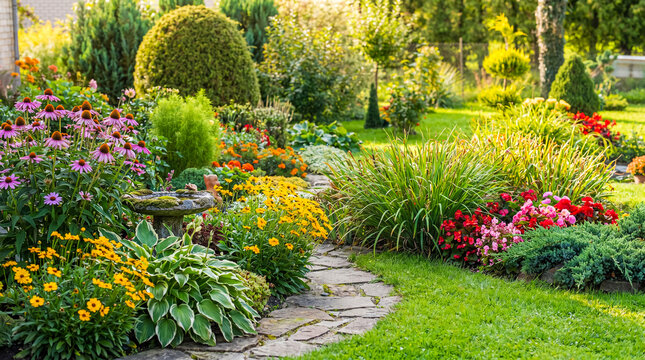
#> input picture src/data/input_image.jpg, 645 x 360 px
$ python kmeans_image.py
#> lines starting #> are read from the running program, lines starting #| are printed output that depends on the picture
from pathlib import Path

import numpy as np
import matplotlib.pyplot as plt

from PIL import Image
from sklearn.cluster import KMeans


ROOT = Path(__file__).resolve().parents[2]

IMAGE = ROOT / "src" / "data" / "input_image.jpg"

OUT = ROOT / "reports" / "figures"

OUT.mkdir(
    parents=True,
    exist_ok=True
)


def run():

    print("\n" + "=" * 50)
    print("--- K-MEANS IMAGE SEGMENTATION ---")

    print(
        f"Loading image: {IMAGE}"
    )

    img = (
        Image.open(IMAGE)
        .convert("RGB")
        .resize((300, 300))
    )
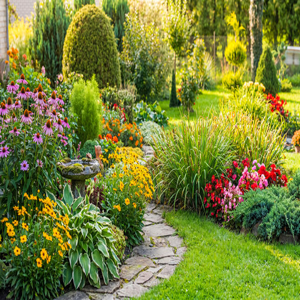
#> img: PIL image 300x300 RGB; mean R, G, B 120, 129.6, 55.3

    arr = np.array(img)

    print(
        f"Image shape: {arr.shape}"
    )
#| Image shape: (300, 300, 3)

    X = arr.reshape(
        -1,
        3
    ).astype(float)

    ks = [
        2,
        4,
        6,
        8
    ]

    inertias = []
    segments = []

    for k in ks:

        print(
            f"\nRunning K-Means with K={k}..."
        )

        model = KMeans(
            n_clusters=k,
            n_init=10,
            random_state=42
        )

        labels = model.fit_predict(X)

        segmented = (
            model.cluster_centers_[labels]
            .reshape(arr.shape)
            .astype("uint8")
        )

        inertias.append(
            model.inertia_
        )

        segments.append(
            segmented
        )

        output_file = (
            OUT /
            f"segmented_k{k}.png"
        )

        Image.fromarray(
            segmented
        ).save(
            output_file
        )

        print(
            f"Saved: {output_file}"
        )
#> this loop made 4 passes
#> pass 1, in run, `segmented = ( model.cluster_centers_[labels] .reshape(arr.shape) .asty..`:
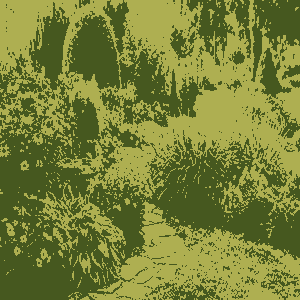
#> segmented: shape (300, 300, 3); mean R, G, B 119.4, 129.4, 54.8
#> pass 2, in run, `segmented = ( model.cluster_centers_[labels] .reshape(arr.shape) .asty..`:
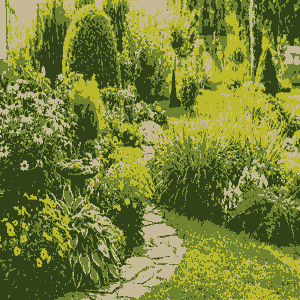
#> segmented: shape (300, 300, 3); mean R, G, B 119.4, 129.1, 54.5
#> pass 3, in run, `segmented = ( model.cluster_centers_[labels] .reshape(arr.shape) .asty..`:
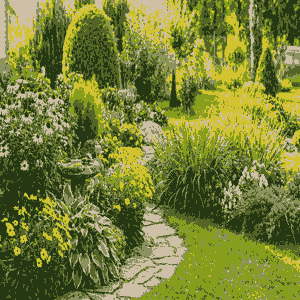
#> segmented: shape (300, 300, 3); mean R, G, B 119.5, 129, 54.6
#> after the loop:
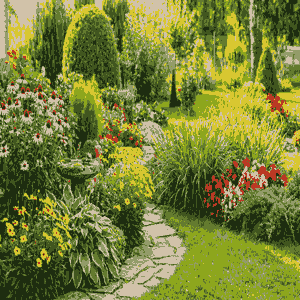
#> segmented: shape (300, 300, 3); mean R, G, B 119.6, 129.2, 54.6
#> after the loop, inertias = [395942264.1, 207741091.5, 149228178.3, 120824131.7]; segments = 4 items


    print("\n" + "=" * 50)
    print("--- SEGMENTATION COMPARISON ---")

    fig, ax = plt.subplots(
        1,
        5,
        figsize=(18, 4)
    )

    ax[0].imshow(arr)

    ax[0].set_title(
        "Original"
    )

    ax[0].axis("off")

    for a, k, segment in zip(
        ax[1:],
        ks,
        segments
    ):

        a.imshow(segment)

        a.set_title(
            f"K={k}"
        )

        a.axis("off")
#> this loop made 4 passes
#> k on passes 1 to 4: 2, 4, 6, 8

    plt.tight_layout()

    comparison_file = (
        OUT /
        "image_segmentation_comparison.png"
    )

    plt.savefig(
        comparison_file,
        dpi=150
    )

    plt.close()

    print(
        f"Saved: {comparison_file}"
    )


    print("\n" + "=" * 50)
    print("--- ELBOW CURVE ---")

    plt.figure(
        figsize=(8, 5)
    )

    plt.plot(
        ks,
        inertias,
        marker="o"
    )

    plt.xlabel(
        "K"
    )

    plt.ylabel(
        "Inertia"
    )

    plt.title(
        "Elbow Curve - Image Segmentation"
    )

    plt.grid(
        True,
        linestyle="--",
        alpha=0.6
    )

    plt.tight_layout()

    elbow_file = (
        OUT /
        "image_segmentation_elbow.png"
    )

    plt.savefig(
        elbow_file,
        dpi=150
    )
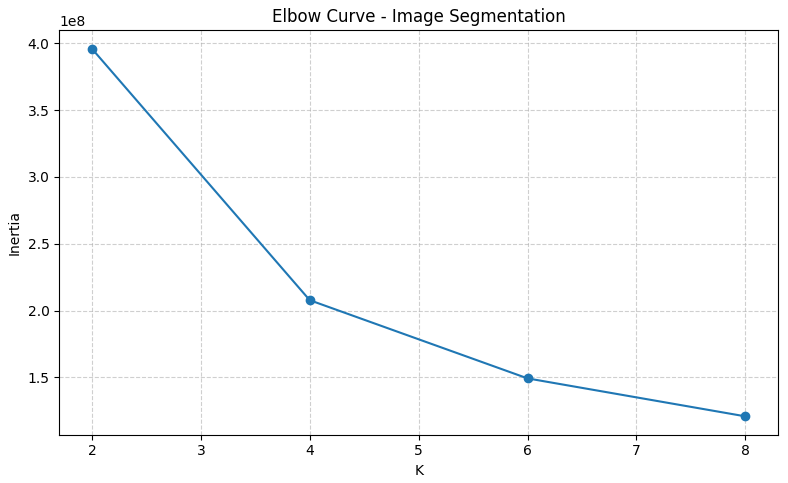
#> figure drawn by matplotlib, 1 panel

    plt.close()

    print(
        f"Saved: {elbow_file}"
    )

    print("\n" + "=" * 50)

    print(
        "Week 11 K-Means image segmentation "
        "execution complete."
    )


if __name__ == "__main__":
    run()
